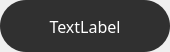
<?xml version="1.0" encoding="UTF-8"?>
<ui version="4.0">
 <class>ToastClass</class>
 <widget class="QWidget" name="ToastClass">
  <property name="geometry">
   <rect>
    <x>0</x>
    <y>0</y>
    <width>170</width>
    <height>52</height>
   </rect>
  </property>
  <property name="minimumSize">
   <size>
    <width>0</width>
    <height>52</height>
   </size>
  </property>
  <property name="maximumSize">
   <size>
    <width>16777215</width>
    <height>52</height>
   </size>
  </property>
  <property name="windowTitle">
   <string>Toast</string>
  </property>
  <layout class="QGridLayout" name="gridLayout">
   <property name="leftMargin">
    <number>0</number>
   </property>
   <property name="topMargin">
    <number>0</number>
   </property>
   <property name="rightMargin">
    <number>0</number>
   </property>
   <property name="bottomMargin">
    <number>0</number>
   </property>
   <property name="spacing">
    <number>0</number>
   </property>
   <item row="0" column="0">
    <widget class="QLabel" name="label">
     <property name="styleSheet">
      <string notr="true">background-color: rgba(0,0,0,0.80);
border-radius: 26px;
color: #FFFFFF;
font-family: microsoft yahei;
font-size: 16px;
padding-left:25px;
padding-right:25px;</string>
     </property>
     <property name="text">
      <string>TextLabel</string>
     </property>
     <property name="alignment">
      <set>Qt::AlignCenter</set>
     </property>
     <property name="indent">
      <number>-1</number>
     </property>
    </widget>
   </item>
  </layout>
 </widget>
 <layoutdefault spacing="6" margin="11"/>
 <resources>
  <include location="Toast.qrc"/>
 </resources>
 <connections/>
</ui>
